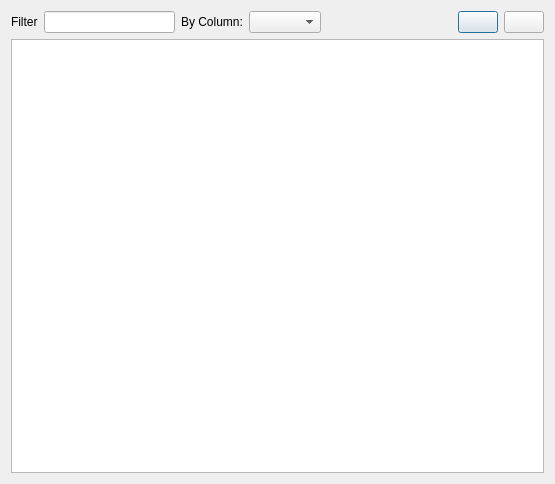
<?xml version="1.0" encoding="UTF-8"?>
<ui version="4.0">
 <class>Results</class>
 <widget class="QDialog" name="Results">
  <property name="windowModality">
   <enum>Qt::WindowModal</enum>
  </property>
  <property name="geometry">
   <rect>
    <x>0</x>
    <y>0</y>
    <width>555</width>
    <height>484</height>
   </rect>
  </property>
  <property name="sizePolicy">
   <sizepolicy hsizetype="Preferred" vsizetype="Preferred">
    <horstretch>0</horstretch>
    <verstretch>0</verstretch>
   </sizepolicy>
  </property>
  <property name="windowTitle">
   <string>Results</string>
  </property>
  <property name="modal">
   <bool>false</bool>
  </property>
  <layout class="QVBoxLayout" name="verticalLayout">
   <item>
    <layout class="QHBoxLayout" name="horizontalLayout">
     <item>
      <widget class="QLabel" name="label">
       <property name="text">
        <string>Filter</string>
       </property>
      </widget>
     </item>
     <item>
      <widget class="QLineEdit" name="lineEdit"/>
     </item>
     <item>
      <widget class="QLabel" name="label_2">
       <property name="text">
        <string>By Column:</string>
       </property>
      </widget>
     </item>
     <item>
      <widget class="QComboBox" name="comboBox"/>
     </item>
     <item>
      <spacer name="horizontalSpacer_2">
       <property name="orientation">
        <enum>Qt::Horizontal</enum>
       </property>
       <property name="sizeHint" stdset="0">
        <size>
         <width>40</width>
         <height>20</height>
        </size>
       </property>
      </spacer>
     </item>
     <item>
      <widget class="QPushButton" name="push_button_to_word">
       <property name="text">
        <string/>
       </property>
       <property name="icon">
        
       </property>
       <property name="iconSize">
        <size>
         <width>32</width>
         <height>32</height>
        </size>
       </property>
      </widget>
     </item>
     <item>
      <widget class="QPushButton" name="push_button_to_excel">
       <property name="text">
        <string/>
       </property>
       <property name="icon">
        
       </property>
       <property name="iconSize">
        <size>
         <width>32</width>
         <height>32</height>
        </size>
       </property>
      </widget>
     </item>
    </layout>
   </item>
   <item>
    <widget class="QTableView" name="result_table_view">
     <property name="sizeAdjustPolicy">
      <enum>QAbstractScrollArea::AdjustToContents</enum>
     </property>
    </widget>
   </item>
  </layout>
 </widget>
 <resources/>
 <connections/>
</ui>
